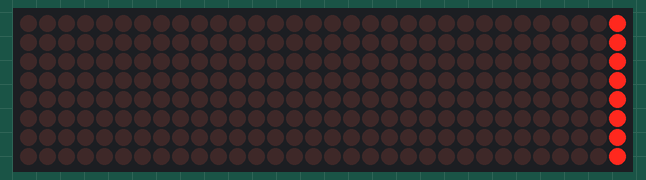
Bench run of a sketch on a simulated Arduino Uno, built with avr-gcc and run on an emulated ATmega328P. Parts: 32×8 LED matrix.

Above: at 0.06 s.
At 0.68 s:
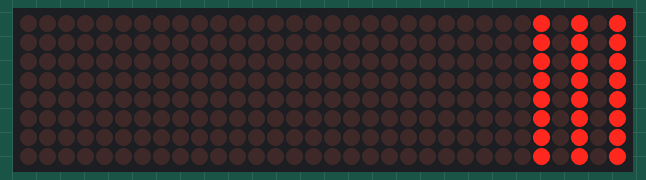

The sketch:

metrix_17.ino
```cpp
#include "LedControl.h"

const int DIN=7;
const int CS=8;
const int CLK=9;
const int MATRIX=4;

LedControl dot_matrix = LedControl(DIN,CS,CLK, MATRIX);

void dot_metrix_init(int matrix) {
  for(int i=0; i<matrix; i++) {
    dot_matrix.shutdown(i,false);
    dot_matrix.setIntensity(i,0);
    dot_matrix.clearDisplay(i);
  }
}

void setup() {
  dot_metrix_init(MATRIX);

}

void loop() {

int n = 0 ;
int line = 0;

int led = 0;

for (int i=1, j=0; i<255; i*=2, j++)
{

  if(j%2) continue;

  led |= i;
  dot_matrix.setRow(n,line,led);
  dot_matrix.setRow(n,1,led);
  dot_matrix.setRow(n,2,led);
  dot_matrix.setRow(n,3,led);
  dot_matrix.setRow(n,4,led);
  dot_matrix.setRow(n,5,led);
  dot_matrix.setRow(n,6,led);
  dot_matrix.setRow(n,7,led);
  delay(100);
}

}
```
